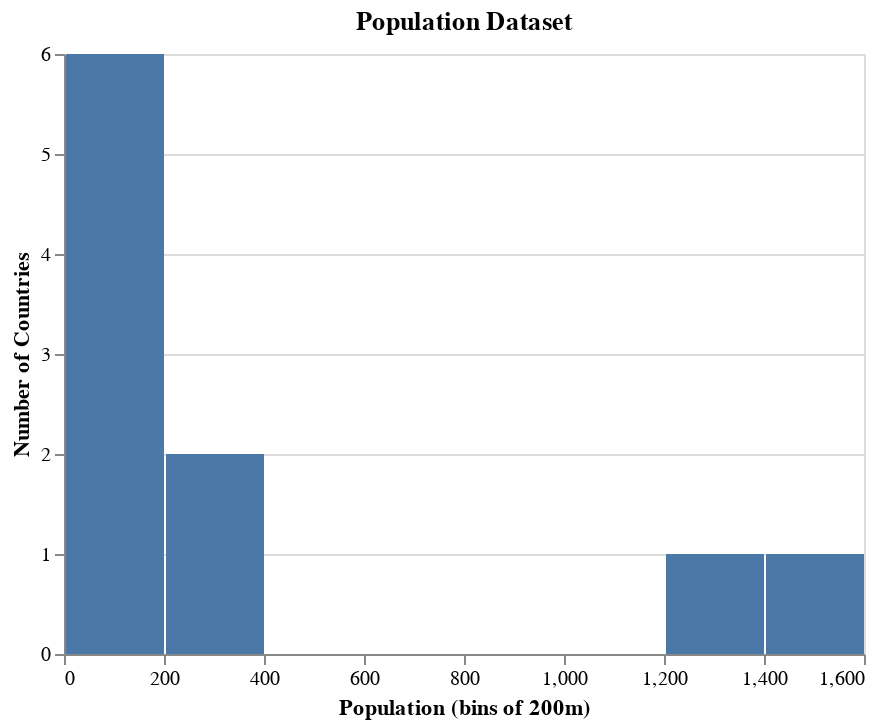

The code cell stored with this chart in its notebook:
### Markdown cell above
## Altair Histogram

The source of this data is United Nations Population Division, New York, World Urbanization Prospects: The 2018 Revision. <br>
For this altair histogram I am using Population data for the year 2018, more specifically:

- Population of countries, binned into bins of 200 million (x-axis)
- Number of countries (y-axis)

### Code cell
alt.Chart(df).mark_bar().encode(
    alt.X("population", bin=True, axis=alt.Axis(title='Population (bins of 200m)')),
    alt.Y('count()', axis=alt.Axis(title='Number of Countries'))).properties(
    title='Population Dataset'
    )

### Figure 1 — Vega-Lite specification as saved in the notebook (floating-point values rounded to 4 significant figures)
{"config": {"view": {"continuousWidth": 400, "continuousHeight": 300}}, "data": {"name": "data-895007edd4abe141b1c465e7a726df8b"}, "mark": "bar", "encoding": {"x": {"type": "quantitative", "axis": {"title": "Population (bins of 200m)"}, "bin": true, "field": "population"}, "y": {"type": "quantitative", "aggregate": "count", "axis": {"title": "Number of Countries"}}}, "title": "Population Dataset", "$schema": "https://vega.github.io/schema/vega-lite/v4.8.1.json", "datasets": {"data-895007edd4abe141b1c465e7a726df8b": [{"country": "Afghanistan", "population": 38.93, "percentage": 70}, {"country": "Bangladesh", "population": 164.7, "percentage": 50}, {"country": "Canada", "population": 37.74, "percentage": 17}, {"country": "China", "population": 1439.0, "percentage": 23}, {"country": "Finland", "population": 5.541, "percentage": 19}, {"country": "India", "population": 1380.0, "percentage": 44}, {"country": "Iran", "population": 83.99, "percentage": 34}, {"country": "Pakistan", "population": 220.9, "percentage": 68}, {"country": "UK", "population": 67.89, "percentage": 12}, {"country": "USA", "population": 331.0, "percentage": 21}]}}
